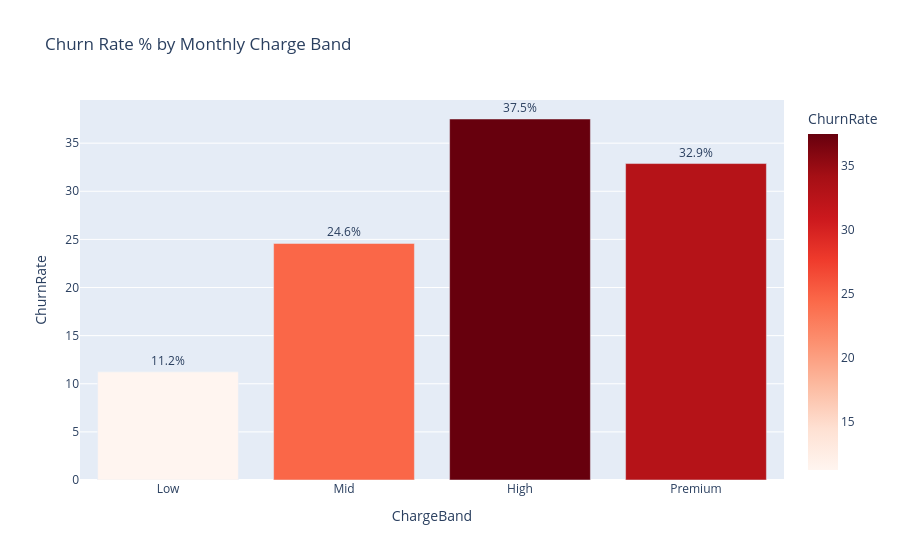

Source (notebook cell):
### Markdown cell above
## Step 9: Monthly charges bands

### Code cell
df["ChargeBand"] = pd.qcut(df["MonthlyCharges"], 4, labels=["Low", "Mid", "High", "Premium"])
df["ChargeBandOrder"] = df["ChargeBand"].cat.codes + 1

charge_tbl = (df.groupby("ChargeBand", observed=True)
                .agg(Customers=("ChurnFlag", "count"),
                     MinCharge=("MonthlyCharges", "min"),
                     MaxCharge=("MonthlyCharges", "max"),
                     ChurnRate=("ChurnFlag", "mean")))
charge_tbl["ChurnRate"] = (charge_tbl["ChurnRate"] * 100).round(2)
display(charge_tbl)

fig = px.bar(charge_tbl.reset_index(), x="ChargeBand", y="ChurnRate", text="ChurnRate",
             title="Churn Rate % by Monthly Charge Band", color="ChurnRate",
             color_continuous_scale="Reds")
fig.update_traces(texttemplate="%{text:.1f}%", textposition="outside")
fig.write_html(OUT_DIR / "06_churn_by_charge_band.html")
fig.show()

### Figure 1 — Plotly figure (JSON) as saved in the notebook; plotly's stock layout.template omitted (floating-point values rounded to 4 significant figures)
{"data": [{"hovertemplate": "ChargeBand=%{x}<br>ChurnRate=%{marker.color}<extra></extra>", "legendgroup": "", "marker": {"color": [11.24, 24.58, 37.51, 32.88], "coloraxis": "coloraxis", "pattern": {"shape": ""}}, "name": "", "orientation": "v", "showlegend": false, "text": [11.24, 24.58, 37.51, 32.88], "textposition": "outside", "texttemplate": "%{text:.1f}%", "type": "bar", "x": ["Low", "Mid", "High", "Premium"], "xaxis": "x", "y": [11.24, 24.58, 37.51, 32.88], "yaxis": "y"}], "layout": {"barmode": "relative", "coloraxis": {"autocolorscale": false, "colorbar": {"title": {"text": "ChurnRate"}}, "colorscale": [[0, "rgb(255,245,240)"], [0.125, "rgb(254,224,210)"], [0.25, "rgb(252,187,161)"], [0.375, "rgb(252,146,114)"], [0.5, "rgb(251,106,74)"], [0.625, "rgb(239,59,44)"], [0.75, "rgb(203,24,29)"], [0.875, "rgb(165,15,21)"], [1, "rgb(103,0,13)"]]}, "legend": {"tracegroupgap": 0}, "title": {"text": "Churn Rate % by Monthly Charge Band"}, "xaxis": {"anchor": "y", "domain": [0, 1], "title": {"text": "ChargeBand"}}, "yaxis": {"anchor": "x", "domain": [0, 1], "title": {"text": "ChurnRate"}}}}
